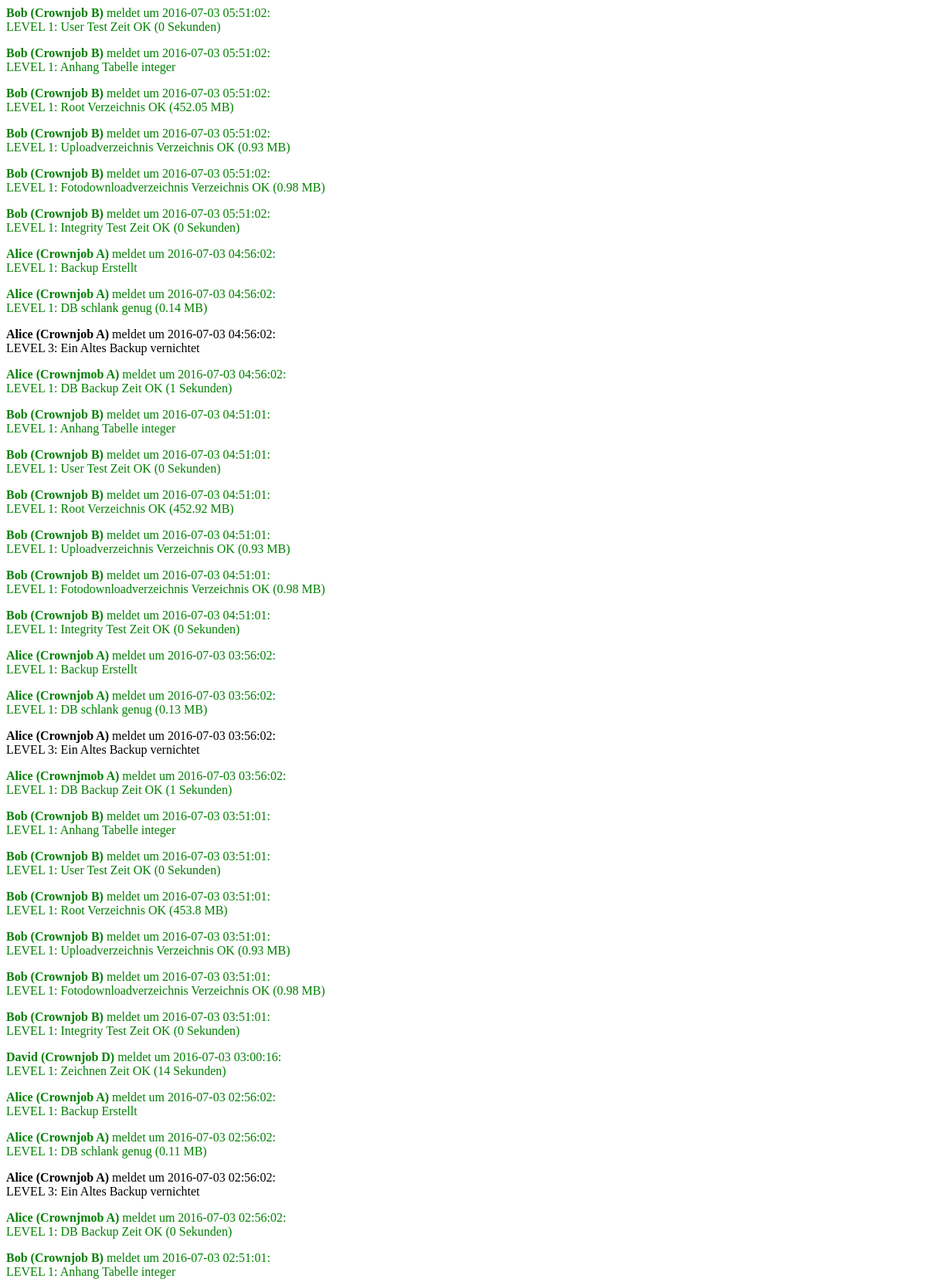
Page /Desktop/alert.php (upper part) on the committed database.
### tables this page shows
CREATE TABLE `kuume_alerts` (
  `AlertID` int(11) NOT NULL AUTO_INCREMENT,
  `LEVEL` int(11) NOT NULL,
  `MESSAGE` varchar(500) NOT NULL,
  `DATETIME_IT_HAPPENED` datetime NOT NULL,
  `BY` varchar(50) NOT NULL,
  `OUTPUT` varchar(2000) NOT NULL,
  PRIMARY KEY (`AlertID`)
);

### func.inc.php (called while the page is built, shortened)
<?php
function connect(){
    include 'config.inc.php';
    $conn = new mysqli($server, $username, $password, $database);
    return $conn;
}

### Desktop/alert.php (the view, shortened to what this page needs)
<?php
include_once 'func.inc.php';
include 'header.php';
$query="SELECT * FROM kuume_alerts ORDER BY DATETIME_IT_HAPPENED DESC";
$result=mysqli_query(connect(), $query);
while($row=  mysqli_fetch_array($result)){
    echo "<p style='";
    switch ($row[LEVEL]) {
        case 3:
            echo "color: black;";
            break;
        case 2:
        case 1:
            echo "color: green;";
            break;
    }
    echo "'><b>$row[BY]</b> meldet um $row[DATETIME_IT_HAPPENED]: <br>LEVEL $row[LEVEL]: $row[MESSAGE]";
    if($row[OUTPUT]!=""){
        echo " ($row[OUTPUT])</p>";
    }else{
        echo "<p>";
    }
}

### Desktop/style.css (style rules this page uses)
body { padding: 0px; }

### rows in the picture
kuume_alerts: BY "Bob (Crownjob B)", DATETIME_IT_HAPPENED "2016-07-03 05:51:02", LEVEL "1", MESSAGE "User Test Zeit OK", OUTPUT "0 Sekunden"
kuume_alerts: BY "Bob (Crownjob B)", DATETIME_IT_HAPPENED "2016-07-03 05:51:02", LEVEL "1", MESSAGE "Anhang Tabelle integer"
kuume_alerts: BY "Bob (Crownjob B)", DATETIME_IT_HAPPENED "2016-07-03 05:51:02", LEVEL "1", MESSAGE "Root Verzeichnis OK", OUTPUT "452.05 MB"
kuume_alerts: BY "Bob (Crownjob B)", DATETIME_IT_HAPPENED "2016-07-03 05:51:02", LEVEL "1", MESSAGE "Uploadverzeichnis Verzeichnis OK", OUTPUT "0.93 MB"
kuume_alerts: BY "Bob (Crownjob B)", DATETIME_IT_HAPPENED "2016-07-03 05:51:02", LEVEL "1", MESSAGE "Fotodownloadverzeichnis Verzeichnis OK", OUTPUT "0.98 MB"
kuume_alerts: BY "Bob (Crownjob B)", DATETIME_IT_HAPPENED "2016-07-03 05:51:02", LEVEL "1", MESSAGE "Integrity Test Zeit OK", OUTPUT "0 Sekunden"
kuume_alerts: BY "Alice (Crownjob A)", DATETIME_IT_HAPPENED "2016-07-03 04:56:02", LEVEL "1", MESSAGE "Backup Erstellt"
kuume_alerts: BY "Alice (Crownjob A)", DATETIME_IT_HAPPENED "2016-07-03 04:56:02", LEVEL "1", MESSAGE "DB schlank genug", OUTPUT "0.14 MB"
kuume_alerts: BY "Alice (Crownjob A)", DATETIME_IT_HAPPENED "2016-07-03 04:56:02", LEVEL "3", MESSAGE "Ein Altes Backup vernichtet"
kuume_alerts: BY "Alice (Crownjmob A)", DATETIME_IT_HAPPENED "2016-07-03 04:56:02", LEVEL "1", MESSAGE "DB Backup Zeit OK", OUTPUT "1 Sekunden"
kuume_alerts: BY "Bob (Crownjob B)", DATETIME_IT_HAPPENED "2016-07-03 04:51:01", LEVEL "1", MESSAGE "Anhang Tabelle integer"
kuume_alerts: BY "Bob (Crownjob B)", DATETIME_IT_HAPPENED "2016-07-03 04:51:01", LEVEL "1", MESSAGE "User Test Zeit OK", OUTPUT "0 Sekunden"
kuume_alerts: BY "Bob (Crownjob B)", DATETIME_IT_HAPPENED "2016-07-03 04:51:01", LEVEL "1", MESSAGE "Root Verzeichnis OK", OUTPUT "452.92 MB"
kuume_alerts: BY "Bob (Crownjob B)", DATETIME_IT_HAPPENED "2016-07-03 04:51:01", LEVEL "1", MESSAGE "Uploadverzeichnis Verzeichnis OK", OUTPUT "0.93 MB"
kuume_alerts: BY "Bob (Crownjob B)", DATETIME_IT_HAPPENED "2016-07-03 04:51:01", LEVEL "1", MESSAGE "Fotodownloadverzeichnis Verzeichnis OK", OUTPUT "0.98 MB"
kuume_alerts: BY "Bob (Crownjob B)", DATETIME_IT_HAPPENED "2016-07-03 04:51:01", LEVEL "1", MESSAGE "Integrity Test Zeit OK", OUTPUT "0 Sekunden"
kuume_alerts: BY "Alice (Crownjob A)", DATETIME_IT_HAPPENED "2016-07-03 03:56:02", LEVEL "1", MESSAGE "Backup Erstellt"
kuume_alerts: BY "Alice (Crownjob A)", DATETIME_IT_HAPPENED "2016-07-03 03:56:02", LEVEL "1", MESSAGE "DB schlank genug", OUTPUT "0.13 MB"
kuume_alerts: BY "Alice (Crownjob A)", DATETIME_IT_HAPPENED "2016-07-03 03:56:02", LEVEL "3", MESSAGE "Ein Altes Backup vernichtet"
kuume_alerts: BY "Alice (Crownjmob A)", DATETIME_IT_HAPPENED "2016-07-03 03:56:02", LEVEL "1", MESSAGE "DB Backup Zeit OK", OUTPUT "1 Sekunden"
kuume_alerts: BY "Bob (Crownjob B)", DATETIME_IT_HAPPENED "2016-07-03 03:51:01", LEVEL "1", MESSAGE "Anhang Tabelle integer"
kuume_alerts: BY "Bob (Crownjob B)", DATETIME_IT_HAPPENED "2016-07-03 03:51:01", LEVEL "1", MESSAGE "User Test Zeit OK", OUTPUT "0 Sekunden"
kuume_alerts: BY "Bob (Crownjob B)", DATETIME_IT_HAPPENED "2016-07-03 03:51:01", LEVEL "1", MESSAGE "Root Verzeichnis OK", OUTPUT "453.8 MB"
kuume_alerts: BY "Bob (Crownjob B)", DATETIME_IT_HAPPENED "2016-07-03 03:51:01", LEVEL "1", MESSAGE "Uploadverzeichnis Verzeichnis OK", OUTPUT "0.93 MB"
kuume_alerts: BY "Bob (Crownjob B)", DATETIME_IT_HAPPENED "2016-07-03 03:51:01", LEVEL "1", MESSAGE "Fotodownloadverzeichnis Verzeichnis OK", OUTPUT "0.98 MB"
kuume_alerts: BY "Bob (Crownjob B)", DATETIME_IT_HAPPENED "2016-07-03 03:51:01", LEVEL "1", MESSAGE "Integrity Test Zeit OK", OUTPUT "0 Sekunden"
kuume_alerts: BY "David (Crownjob D)", DATETIME_IT_HAPPENED "2016-07-03 03:00:16", LEVEL "1", MESSAGE "Zeichnen Zeit OK", OUTPUT "14 Sekunden"
kuume_alerts: BY "Alice (Crownjob A)", DATETIME_IT_HAPPENED "2016-07-03 02:56:02", LEVEL "1", MESSAGE "Backup Erstellt"
kuume_alerts: BY "Alice (Crownjob A)", DATETIME_IT_HAPPENED "2016-07-03 02:56:02", LEVEL "1", MESSAGE "DB schlank genug", OUTPUT "0.11 MB"
kuume_alerts: BY "Alice (Crownjob A)", DATETIME_IT_HAPPENED "2016-07-03 02:56:02", LEVEL "3", MESSAGE "Ein Altes Backup vernichtet"
kuume_alerts: BY "Alice (Crownjmob A)", DATETIME_IT_HAPPENED "2016-07-03 02:56:02", LEVEL "1", MESSAGE "DB Backup Zeit OK", OUTPUT "0 Sekunden"
kuume_alerts: BY "Bob (Crownjob B)", DATETIME_IT_HAPPENED "2016-07-03 02:51:01", LEVEL "1", MESSAGE "Anhang Tabelle integer"
